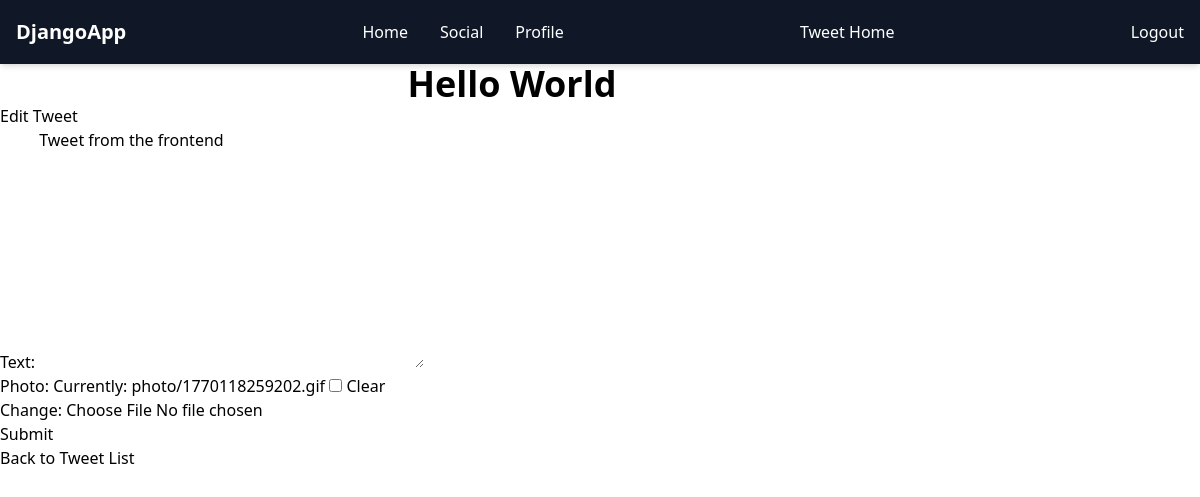
Page /social/1/edit/ (signed in) on the earlier database version.
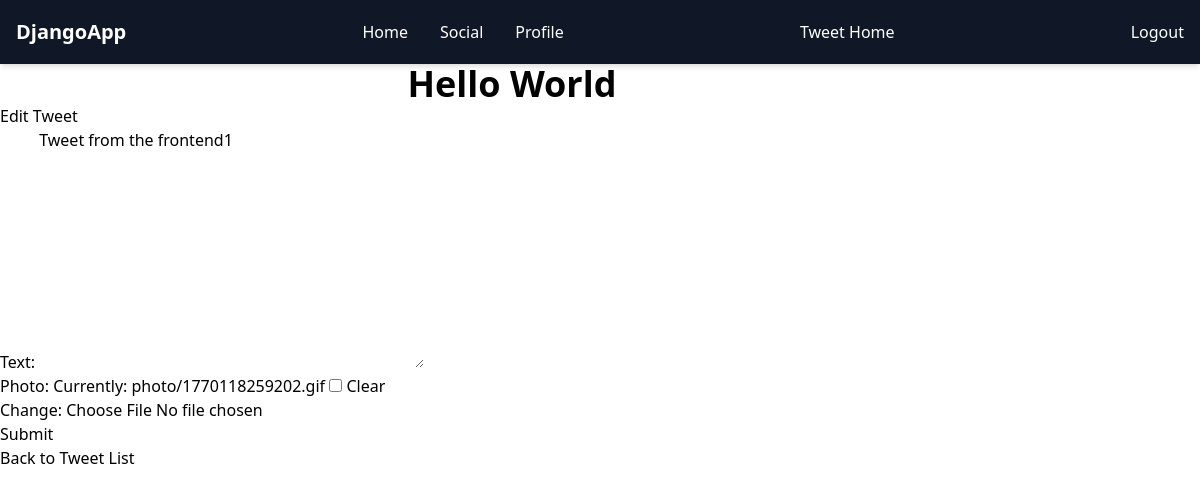
Same page on the later database version.
### social/models.py (models this page shows, shortened)
class Tweet(models.Model):
    user = models.ForeignKey(User, on_delete=models.CASCADE)
    text = models.TextField(max_length=240)
    photo = models.ImageField(upload_to='photo/', blank=True, null=True)
    created_at = models.DateTimeField(auto_now_add=True)
    updated_at = models.DateTimeField(auto_now=True)

### social/views.py (the view)
# urls.py: path('<int:tweet_id>/edit/', views.tweet_edit, name = 'tweet_edit' ),
@login_required
def tweet_edit(request, tweet_id):
    tweet = get_object_or_404(Tweet, pk=tweet_id, user = request.user)
    if request.method == "POST":
        form = TweetForm(request.POST, request.FILES, instance=tweet)
        if form.is_valid():
            tweet = form.save(commit=False)
            tweet.user = request.user
            tweet.save()
            return redirect('tweet_list')
    else:
        form = TweetForm(instance=tweet)
    return render(request, 'tweet_form.html', {'form': form})

### social/forms.py
class TweetForm(forms.ModelForm):
    class Meta:
        model = Tweet
        fields = ['text', 'photo']

### social/templates/tweet_form.html (shortened to what this page needs)
{%  extends "layout.html" %}
{% block content %}
    <h1 class="text-4xl font-bold text-center">
        Hello World
    </h1>
    <h2>
        {% if form.instance.pk %}
        Edit Tweet
        {% else %}
        Create Tweet
        {% endif %}
        <form method="post" enctype="multipart/form-data" class="form">
           {{form.as_p}}
           <button class="btn btn-warning" type="submit">Submit</button>
        </form>
        <a href="{% url 'tweet_list' %}">Back to Tweet List</a>
    </h2>
{% endblock %}

### templates/layout.html (shortened to what this page needs)
{% load static tailwind_tags %}
{% load static %}
<!DOCTYPE html>
<html lang="en">
<head>
{% tailwind_css %}
</head>
<body class="bd-dark">
    <nav class="bg-gray-900 text-white shadow-md">
    <div class="max-w-7xl mx-auto px-4">
        <div class="flex justify-between h-16 items-center">
            <div class="text-xl font-bold">
                DjangoApp
            </div>
            <div class="flex space-x-8">
                <a href="/" class="hover:text-gray-300">Home</a>
                <a href="/social/" class="hover:text-gray-300">Social</a>
                <a href="#" class="hover:text-gray-300">Profile</a>
            </div>
            <a href="{ url 'tweet_list'}">Tweet Home</a>
            {% if user.is_authenticated %}
            <form method="post" action="{% url 'logout' %}">
                <button type="submit">Logout</button>
            </form>
            {% else %}
            <a href="{ url 'register'}">Register</a>
            <a href="{ url 'login'}">Login</a>
            {% endif %}
        </div>
    </div>
</nav>
    <div class="container">
          {% block content %}{% endblock %}
    </div>
</body>
</html>

Differences in the rows shown:
changed Tweet: text "Tweet from the frontend" → "Tweet from the frontend1"
